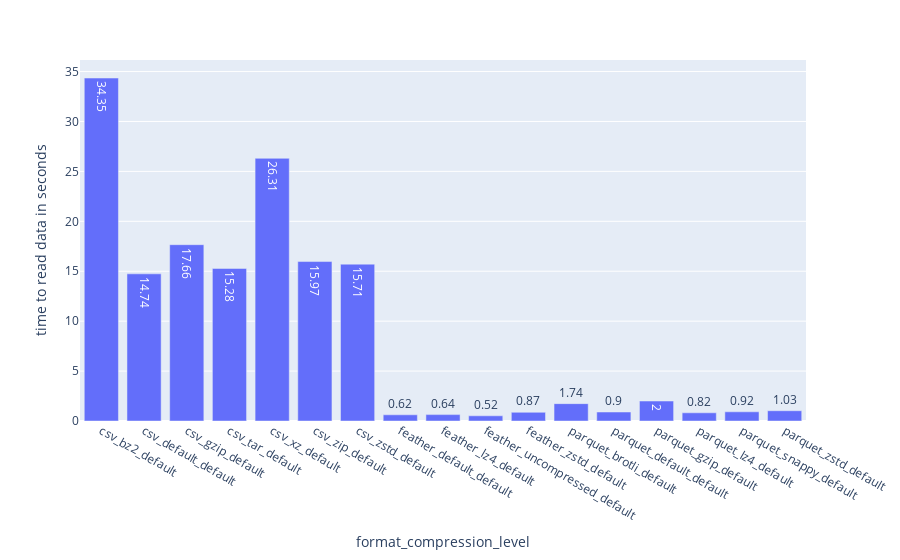

Notebook code cell kept with this figure:
### Markdown cell above
## Insights

- xz has a very long save time
- xz save time is so much longer than bz2 that it does not justify the slightly better compression that bz2
- xz is out
- bz2 also has a long save time
- brotli save time seems to be ok but not fastest

## Next Steps

- also check read times

### Code cell
fig = px.bar(df_default_cl, x="method_compression_with_level", y="read_time", text_auto=True,
             labels={"read_time": "time to read data in seconds",
                     "method_compression_with_level": "format_compression_level"},)
fig.show()
fig.write_image("./plots_date/pandas_ff_bar_read_time.svg")

### Figure 1 — Plotly figure (JSON) as saved in the notebook; plotly's stock layout.template omitted (floating-point values rounded to 4 significant figures)
{"data": [{"alignmentgroup": "True", "hovertemplate": "format_compression_level=%{x}<br>time to read data in seconds=%{y}<extra></extra>", "legendgroup": "", "marker": {"color": "#636efa", "pattern": {"shape": ""}}, "name": "", "offsetgroup": "", "orientation": "v", "showlegend": false, "textposition": "auto", "texttemplate": "%{y}", "type": "bar", "x": ["csv_bz2_default", "csv_default_default", "csv_gzip_default", "csv_tar_default", "csv_xz_default", "csv_zip_default", "csv_zstd_default", "feather_default_default", "feather_lz4_default", "feather_uncompressed_default", "feather_zstd_default", "parquet_brotli_default", "parquet_default_default", "parquet_gzip_default", "parquet_lz4_default", "parquet_snappy_default", "parquet_zstd_default"], "xaxis": "x", "y": [34.35, 14.74, 17.66, 15.28, 26.31, 15.97, 15.71, 0.62, 0.64, 0.52, 0.87, 1.74, 0.9, 2, 0.82, 0.92, 1.03], "yaxis": "y"}], "layout": {"barmode": "relative", "legend": {"tracegroupgap": 0}, "margin": {"t": 60}, "xaxis": {"anchor": "y", "domain": [0, 1], "title": {"text": "format_compression_level"}}, "yaxis": {"anchor": "x", "domain": [0, 1], "title": {"text": "time to read data in seconds"}}}}
